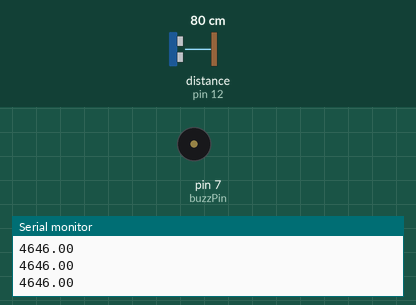
The sketch below on a simulated Arduino Uno, built with avr-gcc and run on an emulated ATmega328P. Parts: buzzer (waves = sounding, pin HIGH), the last lines printed to the serial monitor. Wiring (inferred from the names in the program): ultrasonic range finder: trigger pin 11; echo pin 12. Inputs (shaded band) come from the test bench; at power-on: distance to the obstacle (sensor on pin 12) 80 cm. The echo pulse lasts 58.3 µs per cm; pins used as bus, display or sensor lines are not drawn.

Above: at 1.2 s.
1.3 s: distance to the obstacle (sensor on pin 12) set to 8 cm
2.8 s: distance to the obstacle (sensor on pin 12) set to 5 cm
At 3.6 s:
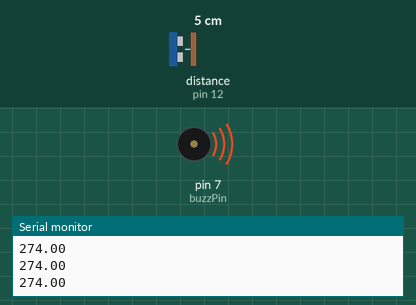
4.3 s: distance to the obstacle (sensor on pin 12) set to 9 cm
At 4.6 s:
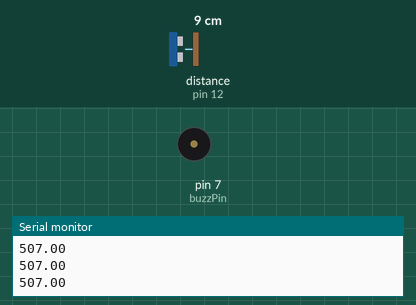
5.8 s: distance to the obstacle (sensor on pin 12) set to 2 cm
At 6.3 s:
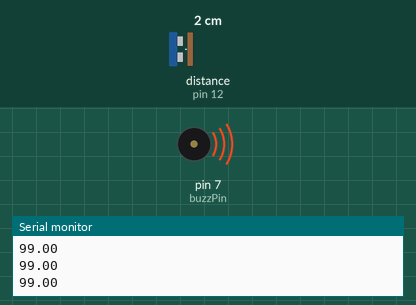
Timing chart, 0 to 8.3 s (numbered marks = the images above; inputs shaded):
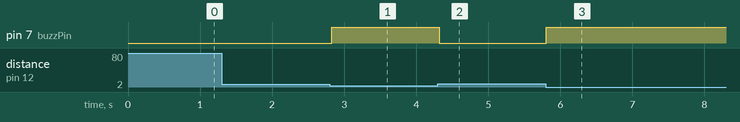

Measured:
- the behaviour switches between 7 and 6 cm on distance to the obstacle (sensor on pin 12) (found by bisection; images 0 and 1)
- after the input at 2.8 s, pin 7 (buzzPin): LOW → HIGH at once
- after the input at 4.3 s, pin 7 (buzzPin): HIGH → LOW at once
- after the input at 5.8 s, pin 7 (buzzPin): LOW → HIGH at once

The sketch:

HCSR04setup.ino
```cpp
//Program to understand how to use a HCSR04 Ultrasonic sensor.

//declaring required pin variables
int trigPin = 11;
int echoPin = 12;

int buzzPin = 7; //Active buzzer

float pingTravelTime; //ping Travel Time

void setup() {

  //setting up pins

  pinMode(trigPin, OUTPUT); //sends ultrasonic wave
  pinMode(echoPin, INPUT); //captures ultrasonic wave

  pinMode(buzzPin, OUTPUT); //Active buzzer

  //Setting up serial monitor
  Serial.begin(9600);
}

void loop() {

  // Send ultrasonic pulse
  digitalWrite(trigPin, LOW);
  delayMicroseconds(2);

  digitalWrite(trigPin, HIGH);
  delayMicroseconds(10);

  digitalWrite(trigPin, LOW);

  // Measure echo time
  pingTravelTime = pulseIn(echoPin, HIGH);

  Serial.println(pingTravelTime);

  //logic
  //Buzzer buzzes if object is too near
  if (pingTravelTime <= 350.0 && pingTravelTime > 0) {
    digitalWrite(buzzPin, HIGH);
  }
  else {
    digitalWrite(buzzPin, LOW);
  }

  delay(25);
}
```
